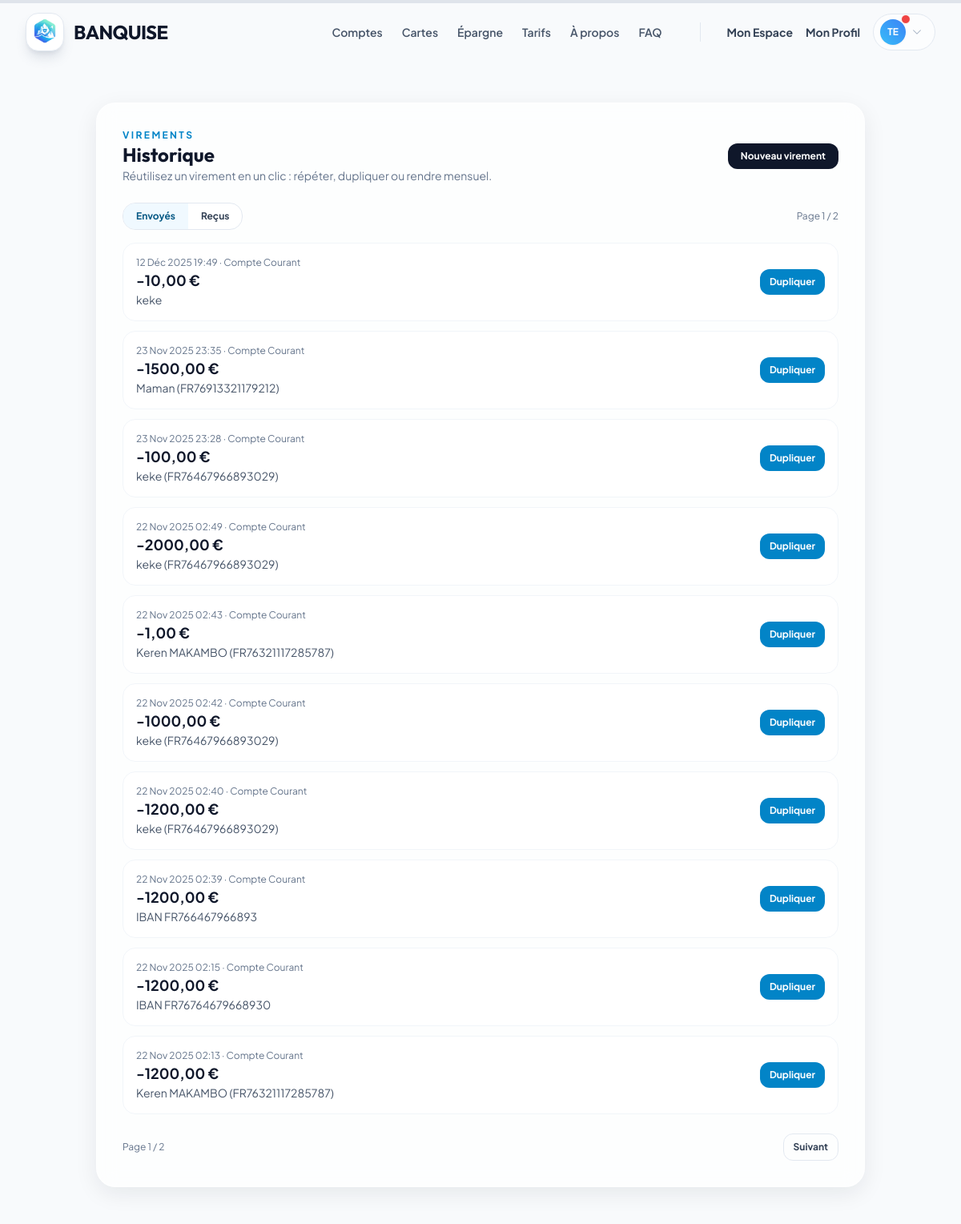
The page /virements/historique/ (signed in, upper part) on the database as committed earlier.
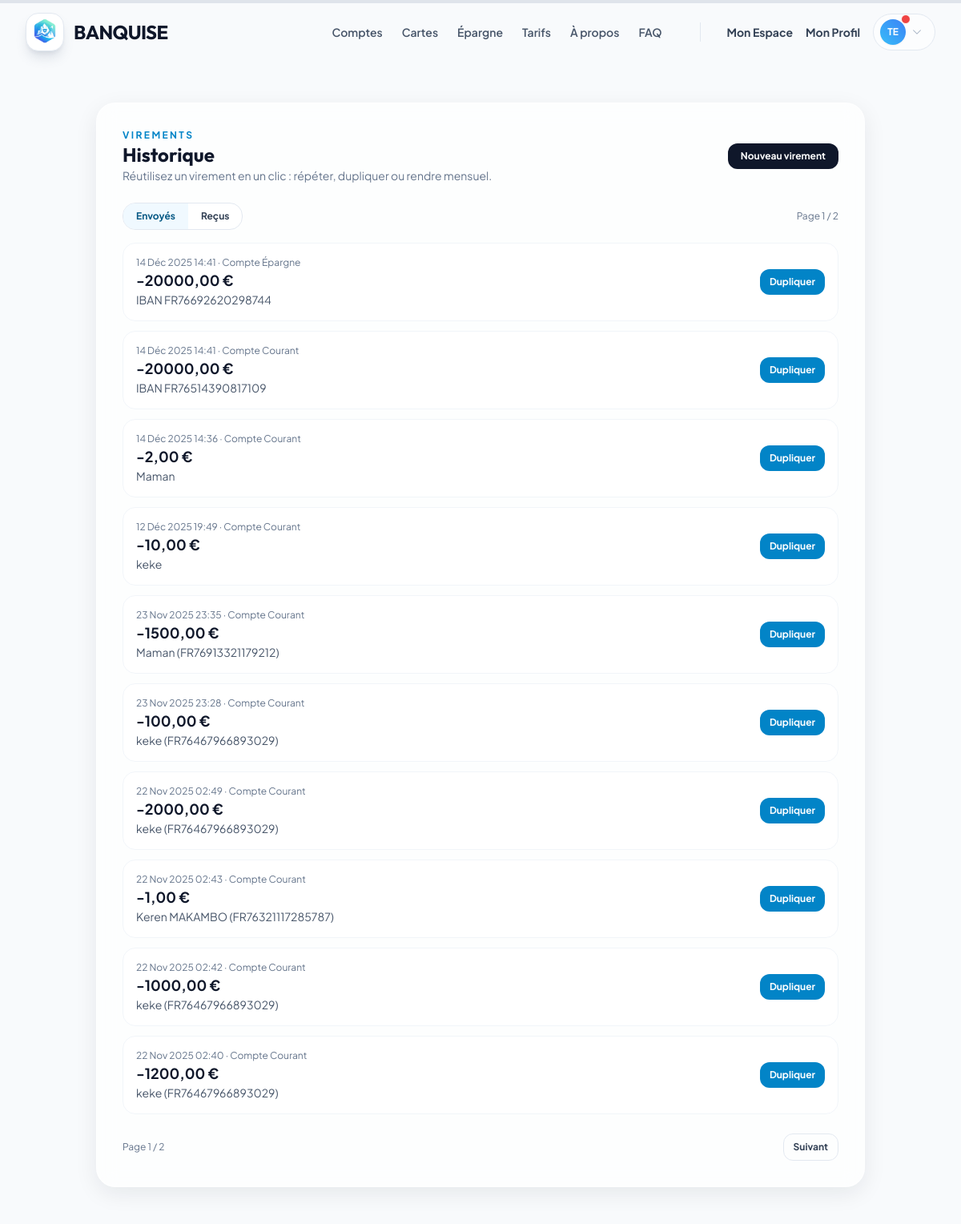
The same page on the database as committed later.
### scoring/models.py (models this page shows, shortened)
class Transaction(models.Model):
    TYPE_CHOICES = [
        ('DEBIT', 'Débit'),
        ('CREDIT', 'Crédit')
    ]
    CATEGORIE_CHOICES = [
        ('ALIM', 'Alimentation & Courses'),
        ('LOGEMENT', 'Logement & Factures'),
        ('TRANSPORT', 'Transport'),
        ('LOISIRS', 'Loisirs & Sorties'),
        ('SANTE', 'Santé'),
        ('SHOPPING', 'Shopping'),
        ('VIREMENT', 'Virement'),
        ('SALAIRE', 'Salaire & Revenus'),
        ('AUTRE', 'Autre'),
    ]
    compte = models.ForeignKey(Compte, on_delete=models.CASCADE, related_name='transactions')
    montant = models.DecimalField(max_digits=10, decimal_places=2, default=0)
    libelle = models.CharField(max_length=100, blank=True)
    date_execution = models.DateTimeField(default=timezone.now)
    type = models.CharField(max_length=10, choices=TYPE_CHOICES)
    categorie = models.CharField(max_length=20, choices=CATEGORIE_CHOICES, default='AUTRE')
    operation_id = models.CharField(max_length=64, blank=True, null=True, db_index=True)

class Compte(models.Model):
    TYPE_CHOICES = [
        ('COURANT', 'Compte Courant'),
        ('EPARGNE', 'Compte Épargne'),
        ('PRO', 'Compte Pro / Business'),
    ]
    user = models.ForeignKey(User, on_delete=models.CASCADE, related_name='comptes')
    type_compte = models.CharField(max_length=20, choices=TYPE_CHOICES, default='COURANT')
    solde = models.DecimalField(max_digits=12, decimal_places=2, default=0.00)
    numero_compte = models.CharField(max_length=30, unique=True)
    date_creation = models.DateTimeField(auto_now_add=True)
    est_actif = models.BooleanField(default=True)
    entreprise_nom = models.CharField(max_length=150, blank=True)
    entreprise_siret = models.CharField(max_length=20, blank=True)
    entreprise_contact = models.CharField(max_length=100, blank=True)
    entreprise_nom = models.CharField(max_length=150, blank=True)
    entreprise_siret = models.CharField(max_length=20, blank=True)
    entreprise_contact = models.CharField(max_length=100, blank=True)

### scoring/views.py (the view, shortened to what this page needs)
# urls.py: path('virements/historique/', views.historique_virements, name='historique_virements'),
@login_required
def historique_virements(request):
    sens = request.GET.get('sens', 'envoyes')  # 'envoyes' or 'recus'
    comptes = Compte.objects.filter(user=request.user, est_actif=True)
    if sens == 'recus':
        txs = Transaction.objects.filter(
            compte__in=comptes,
            categorie='VIREMENT',
            montant__gt=0
        ).order_by('-date_execution')
    else:
        txs = Transaction.objects.filter(
            compte__in=comptes,
            categorie='VIREMENT',
            montant__lt=0
        ).order_by('-date_execution')
    items = []
    for tx in txs:
        dest = ""
        lib = tx.libelle
        if sens == 'envoyes' and "Virement vers" in lib:
            try:
                part = lib.split("Virement vers ", 1)[1]
                if " - " in part:
                    dest = part.split(" - ", 1)[0]
                else:
                    dest = part
            except:
                dest = lib
        else:
            dest = lib
        tx.dest = dest
        items.append(tx)
    paginator = Paginator(items, 10)
    page_number = request.GET.get('page')
    page_obj = paginator.get_page(page_number)
    return render(request, 'scoring/historique_virements.html', {
        'items': page_obj,
        'page_obj': page_obj,
        'sens': sens
    })

### scoring/context_processors.py (called while the page is built)
def unread_notifications(request):
    if request.user.is_authenticated:
        return {'unread_notifs': Notification.objects.filter(user=request.user, est_lu=False).count()}
    return {'unread_notifs': 0}

### templates/scoring/historique_virements.html (shortened to what this page needs)
{% extends "base.html" %}
{% block content %}
<div class="max-w-5xl mx-auto px-4 sm:px-6 lg:px-8 py-12">
<div class="glass-panel p-6 md:p-8 rounded-3xl">
<div class="flex flex-col md:flex-row md:items-center md:justify-between gap-3 mb-6">
<div>
<p class="text-xs font-bold uppercase text-ice-600 tracking-[0.2em]">Virements</p>
<h1 class="text-2xl font-display font-bold text-slate-900">Historique</h1>
<p class="text-sm text-slate-500">Réutilisez un virement en un clic : répéter, dupliquer ou rendre mensuel.</p>
</div>
<a href="{% url 'virement' %}" class="px-4 py-2 rounded-xl bg-slate-900 text-white text-xs font-bold hover:bg-slate-800">Nouveau virement</a>
</div>
<div class="flex flex-col sm:flex-row sm:items-center sm:justify-between gap-3 mb-4">
<div class="inline-flex rounded-2xl border border-slate-200 bg-white overflow-hidden">
<a href="?sens=envoyes" class="px-4 py-2 text-xs font-bold {% if sens != 'recus' %}bg-ice-50 text-ice-800{% else %}text-slate-700 hover:bg-slate-50{% endif %}">Envoyés</a>
<a href="?sens=recus" class="px-4 py-2 text-xs font-bold {% if sens == 'recus' %}bg-ice-50 text-ice-800{% else %}text-slate-700 hover:bg-slate-50{% endif %}">Reçus</a>
</div>
<div class="text-xs text-slate-500">Page {{ page_obj.number }} / {{ page_obj.paginator.num_pages }}</div>
</div>
<div class="space-y-3">
{% for it in items %}
<div class="p-4 rounded-2xl border border-slate-100 bg-white/80 flex flex-col md:flex-row md:items-center md:justify-between gap-4">
<div class="min-w-0">
<p class="text-xs text-slate-500">
{{ it.date_execution|date:"d M Y H:i" }} · {{ it.compte.get_type_compte_display }}
</p>
<div class="flex items-center gap-2">
<p class="font-bold text-slate-900 text-lg">{{ it.montant }} €</p>
</div>
<p class="text-sm text-slate-600 truncate">
{% if it.dest %}{{ it.dest }}{% else %}{{ it.libelle }}{% endif %}
</p>
</div>
{% if sens != 'recus' %}
<div class="flex flex-wrap gap-2">
<a href="{% url 'virement_depuis_transaction' it.id 'duplicate' %}"
class="px-3 py-2 rounded-xl bg-ice-600 text-white text-xs font-bold hover:bg-ice-700">Dupliquer</a>
</div>
{% endif %}
</div>
{% empty %}
<p class="text-slate-500 text-sm">Aucun virement dans l’historique.</p>
{% endfor %}
</div>
<div class="flex items-center justify-between mt-6">
<div class="text-xs text-slate-500">Page {{ page_obj.number }} / {{ page_obj.paginator.num_pages }}</div>
<div class="flex items-center gap-2">
{% if page_obj.has_next %}
<a class="px-3 py-2 rounded-xl border border-slate-200 text-xs font-bold text-slate-700 hover:bg-slate-50" href="?sens={{ sens }}&page={{ page_obj.next_page_number }}">Suivant</a>
{% endif %}
</div>
</div>
</div>
</div>
{% endblock %}

Rows that differ between the two databases and show on the page:
no longer on this page (row unchanged): Transaction: date_execution "22 Nov 2025 02:39", compte.type_compte "Compte Courant", montant "-1200,00", dest "IBAN FR766467966893"
no longer on this page (row unchanged): Transaction: date_execution "22 Nov 2025 02:15", compte.type_compte "Compte Courant", montant "-1200,00", dest "IBAN FR76764679668930"
no longer on this page (row unchanged): Transaction: date_execution "22 Nov 2025 02:13", compte.type_compte "Compte Courant", montant "-1200,00", dest "Keren MAKAMBO (FR76321117285787)"
added Transaction: date_execution "14 Déc 2025 14:41", compte.type_compte "Compte Épargne", montant "-20000,00", dest "IBAN FR76692620298744"
added Transaction: date_execution "14 Déc 2025 14:41", compte.type_compte "Compte Courant", montant "-20000,00", dest "IBAN FR76514390817109"
added Transaction: date_execution "14 Déc 2025 14:36", compte.type_compte "Compte Courant", montant "-2,00", dest "Maman"
